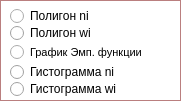
      <widget class="QGroupBox" name="groupBox_4">
       <property name="geometry">
        <rect>
         <x>0</x>
         <y>434</y>
         <width>181</width>
         <height>101</height>
        </rect>
       </property>
       <property name="font">
        <font>
         <family>Georgia</family>
        </font>
       </property>
       <property name="styleSheet">
        <string notr="true">QGroupBox {
subcontrol-position: top left;
background-color: rgb(255, 255, 255);
     border:1px solid #ba7f7f;
     margin-top: 1ex; /* оставляем пространство вверху для заголовка */
 }</string>
       </property>
       <property name="title">
        <string/>
       </property>
       <widget class="QRadioButton" name="radioButton_4">
        <property name="geometry">
         <rect>
          <x>10</x>
          <y>44</y>
          <width>154</width>
          <height>16</height>
         </rect>
        </property>
        <property name="font">
         <font>
          <family>MS Shell Dlg 2</family>
          <pointsize>8</pointsize>
         </font>
        </property>
        <property name="styleSheet">
         <string notr="true">background-color: #ffffff;</string>
        </property>
        <property name="text">
         <string>График Эмп. функции</string>
        </property>
       </widget>
       <widget class="QRadioButton" name="radioButton_3">
        <property name="geometry">
         <rect>
          <x>10</x>
          <y>8</y>
          <width>154</width>
          <height>16</height>
         </rect>
        </property>
        <property name="font">
         <font>
          <family>MS Shell Dlg 2</family>
         </font>
        </property>
        <property name="styleSheet">
         <string notr="true">background-color: #ffffff;</string>
        </property>
        <property name="text">
         <string>Полигон ni</string>
        </property>
       </widget>
       <widget class="QRadioButton" name="radioButton">
        <property name="geometry">
         <rect>
          <x>10</x>
          <y>24</y>
          <width>154</width>
          <height>18</height>
         </rect>
        </property>
        <property name="text">
         <string>Полигон wi</string>
        </property>
       </widget>
       <widget class="QRadioButton" name="radioButton_Gni">
        <property name="geometry">
         <rect>
          <x>10</x>
          <y>63</y>
          <width>154</width>
          <height>18</height>
         </rect>
        </property>
        <property name="text">
         <string>Гистограмма ni</string>
        </property>
       </widget>
       <widget class="QRadioButton" name="radioButton_Gwi">
        <property name="geometry">
         <rect>
          <x>10</x>
          <y>80</y>
          <width>154</width>
          <height>18</height>
         </rect>
        </property>
        <property name="text">
         <string>Гистограмма wi</string>
        </property>
       </widget>
      </widget>
